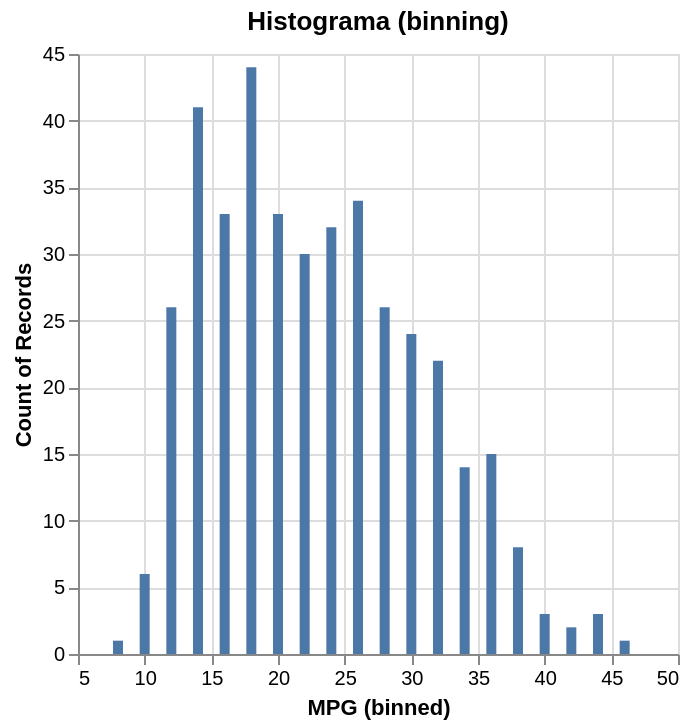

The notebook cell this image was saved under:
### Code cell
# Histograma de MPG con binning
alt.Chart(df).transform_bin(
    "bin_mpg", field="Miles_per_Gallon", bin=alt.Bin(maxbins=30)
).transform_filter(
    "datum.Origin == 'USA'"
).mark_bar().encode(
    x=alt.X("bin_mpg:Q", title="MPG (binned)"),
    y="count()",
    tooltip=["count()"]
).properties(title="Histograma (binning)")

### Figure 1 — Vega-Lite specification as saved in the notebook (floating-point values rounded to 4 significant figures; data arrays with more than 128 entries replaced by an {"elided": "..."} marker saying what was removed)
{"config": {"view": {"continuousWidth": 300, "continuousHeight": 300}}, "data": {"name": "data-583e73726c1545c56c203344161a975c"}, "mark": {"type": "bar"}, "encoding": {"tooltip": [{"aggregate": "count", "type": "quantitative"}], "x": {"field": "bin_mpg", "title": "MPG (binned)", "type": "quantitative"}, "y": {"aggregate": "count", "type": "quantitative"}}, "title": "Histograma (binning)", "transform": [{"bin": {"maxbins": 30}, "field": "Miles_per_Gallon", "as": "bin_mpg"}], "$schema": "https://vega.github.io/schema/vega-lite/v5.20.1.json", "datasets": {"data-583e73726c1545c56c203344161a975c": {"elided": "406 records"}}}
